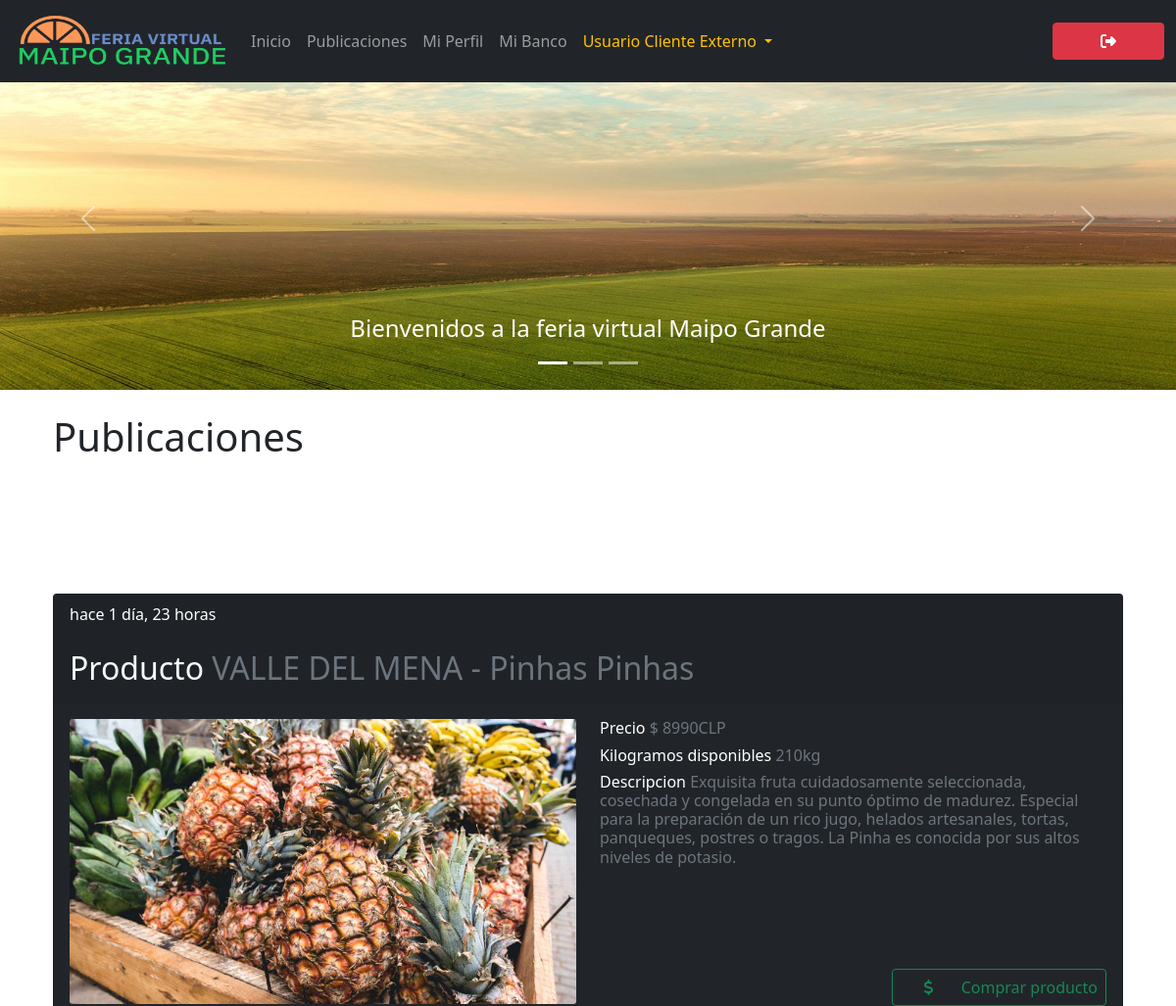
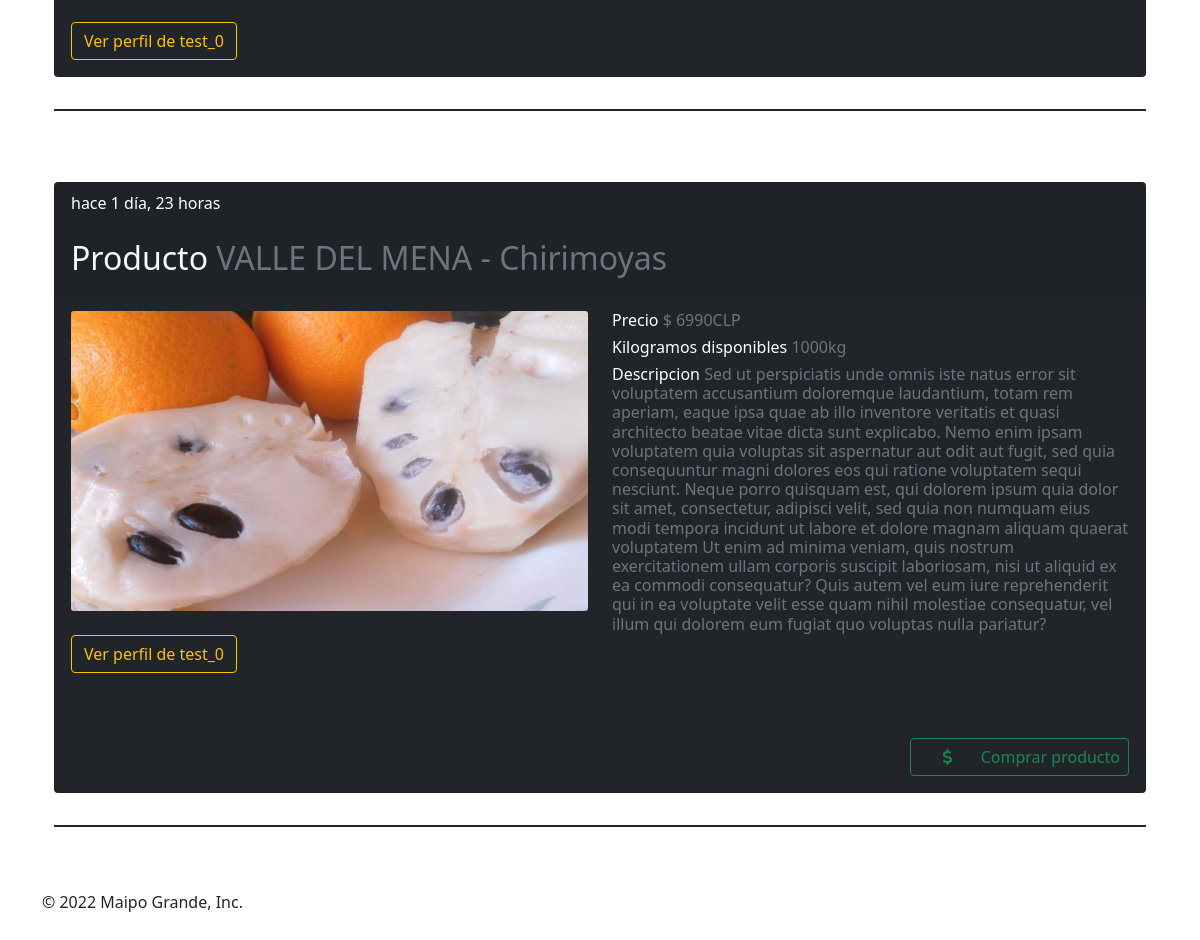
/feed/ (signed in), run on the app's committed database (2 pictures, top to bottom).
### maipogrande/models.py (models this page shows, shortened)
class Post(models.Model):
	timestamp = models.DateTimeField(default = timezone.localtime(timezone.now()).strftime("%Y-%m-%d %H:%M:%S"))
	user = models.ForeignKey(CustomUser, on_delete=models.CASCADE, related_name='posts')
	title = models.CharField(max_length=300, blank = True)
	description = models.TextField(max_length=1000, blank = True)
	price = models.IntegerField(validators = [MinValueValidator(1000), MaxValueValidator(1000000000)])
	quantity = models.IntegerField(validators = [MinValueValidator(1), MaxValueValidator(1000)])
	image = models.ImageField(upload_to='media/post/', null=True)
	class Meta:
		ordering = ['-timestamp', 'price']

class CustomUser(AbstractUser):
	type = models.CharField(max_length = 15, choices = USER_TYPE, default = '')
	country = models.CharField(max_length = 20, choices = COUNTRY, default = '')

### maipogrande/views.py (the view)
# urls.py: path('feed/', views.feed, name='feed'),
@login_required
def feed(request):
	posts = Post.objects.all()
	context = { 'posts': posts}
	return render(request, 'feed.html', context)

### maipogrande/templates/feed.html (shortened to what this page needs)
{% extends './layout.html' %}
{% load humanize %}
{% block content %}
<div class="row">
    <div class="col-lg-12">
        <div class="col-12">
            <h1 class ="h1" class="text-start text-light">Publicaciones</h1>
            <br></br>
            <br></br>
            {% for post in posts %}
            <div class="table-responsive py-4">
                <table class="table table-striped">
                    <thead>
                        <tr>
                            <th></th>
                        </tr>
                    </thead>
                    <tbody>
                        <tr>
                            <div class="container-article">
                                <div>
                                    <div class="card text-white bg-dark mb-3" style="max-width: 100%; max-height : auto;">
                                        <div class="card-header">
                                            <time data-time="#">{{ post.timestamp|naturaltime }}</time>
                                            <br></br>
                                            <h2 class="h2 text-start text-light">Producto <span class="text-muted">{{ post.title }}</span></h2>
                                        </div>
                                        <div class="card-body">
                                            <div class="row">
                                                <div class="col-sm">
                                                    <div class="col-12">
                                                        {% if post.image %}
                                                        <img class="card-img img-fluid" src="{{ post.image.url }}" alt="" style="max-width : 600px; max-height : 300px">
                                                        {% endif %}
                                                        <br></br>
                                                        <form>
                                                            <a class="btn btn-outline-warning btn-md" href="{% url 'profile' post.user.username %}" role="button">Ver perfil de {{ post.user.username }}</a>
                                                        </form>
                                                    </div>
                                                </div>
                                                <div class="col-sm">
                                                    <h6 class="h6 text-start">Precio <span class="text-muted"> $ {{ post.price }}CLP</span></h6>
                                                    <h6 class="h6 text-start">Kilogramos disponibles <span class="text-muted">{{ post.quantity }}kg</span></h6>
                                                    <h6 class="h6 text-start">Descripcion <span class="text-muted">{{ post.description }}</span></h6>
                                                    <br></br>
                                                    <br></br>
                                                    <div class="d-flex flex-row-reverse">
                                                        <form>
                                                            {% if request.user.is_authenticated %}
                                                            {% if request.user.type == "CLIENTE INTERNO" or request.user.type == "CLIENTE EXTERNO"%}
                                                            <button class="btn btn-outline-success btn-md px-2" type="submit"formaction="{% url 'profile' request.user.username %}">
                                                                <span class="icon">
                                                                    <i class="fa-solid fa-dollar-sign"></i>
                                                                  </span>
                                                                  <span class="btn-text">
                                                                    Comprar producto
                                                                  </span>
                                                            </button>
                                                            {% elif request.user.type == "PRODUCTOR" %}
                                                            {% if post.user.username == request.user.username %}
                                                            <button class="btn btn-outline-success btn-lg" type="submit"formaction="{% url 'profile' post.user.username %}">Ver ofertas</button>
                                                            {% endif %}
                                                            {% endif %}
                                                            {% endif %}
                                                        </form>
                                                    </div>
                                                </div>
                                            </div>
                                        </div>
                                    </div>
                                </div>
                            </div>
                        </tr>
                    </tbody>
                </table>
            </div>
        {% endfor %}
        </div>
    </div>
</div>
{% endblock %}

### maipogrande/static/css/style.css (style rules this page uses)
body { padding-top: 3rem; padding-bottom: 3rem; color: #5a5a5a; min-height: 100%; }
.marketing h2 { font-weight: 400; }

### maipogrande/templates/base.html (style rules this page uses)
:root { --bs-primary: brown; }
.icon { display: inline-flex; align-items: flex-start; padding: 0 24px; justify-content: start; }
.btn-text { display: inline-flex; justify-content: end; }

### data on the page
Post: timestamp "hace 1 día, 23 horas", title "VALLE DEL MENA - Pinhas Pinhas", image (picture), user.username "test_0", price "8990", quantity "210", description "Exquisita fruta cuidadosamente seleccionada, cosechada y congelada en su punto óptimo de madurez. Especial para la preparación de un rico jugo, helados artesanales, tortas, panqueques, postres o tragos. La Pinha es conocida por sus altos niveles de potasio."
Post: timestamp "hace 1 día, 23 horas", title "VALLE DEL MENA - Chirimoyas", image (picture), user.username "test_0", price "6990", quantity "1000", description "Sed ut perspiciatis unde omnis iste natus error sit voluptatem accusantium doloremque laudantium, totam rem aperiam, eaque ipsa quae ab illo inventore veritatis et quasi architecto beatae vitae dicta sunt explicabo. Nemo enim ipsam voluptatem quia voluptas sit aspernatur aut odit aut fugit, sed quia consequuntur magni dolores eos qui ratione voluptatem sequi nesciunt. Neque porro quisquam est, qui dolorem ipsum quia dolor sit amet, consectetur, adipisci velit, sed quia non numquam eius modi tempora incidunt ut labore et dolore magnam aliquam quaerat voluptatem Ut enim ad minima veniam, quis nostrum exercitationem ullam corporis suscipit laboriosam, nisi ut aliquid ex ea commodi consequatur?…"
